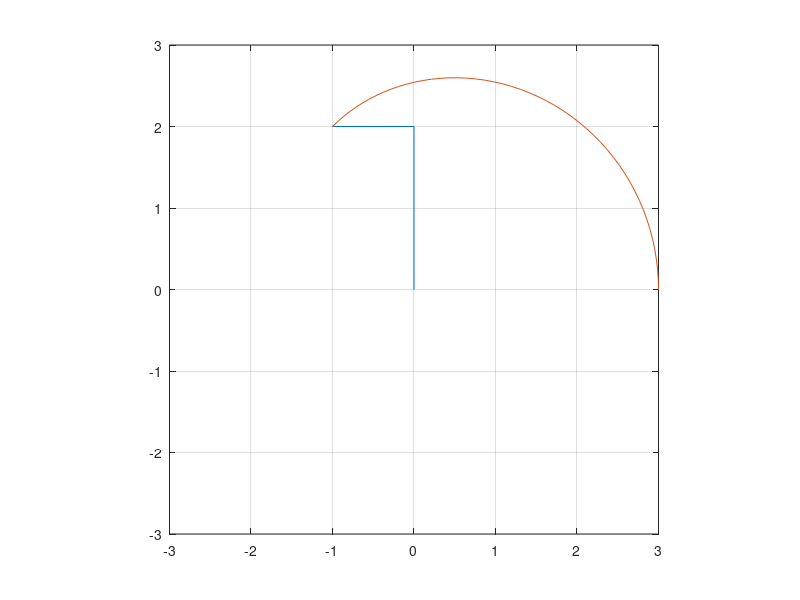

This figure's MATLAB source:
clear all;
clc;

t=0:0.1:5;

l1=2;
l2=1;

th1=linspace(0,pi/2, length(t));
th2=linspace(0,pi/2, length(t));


for i=1:length(t)
    
    x= [ 0    l1*cos(th1(i))  l1*cos(th1(i))+l2*cos(th1(i)+th2(i))];
    
    y= [ 0    l1*sin(th1(i))  l1*sin(th1(i))+l2*sin(th1(i)+th2(i))];
    
    bx(i)= x(3);
    by(i)= y(3);
    
    plot(x,y);
    axis([-3 3 -3 3])
    axis square
    grid on
    
    hold on
    plot(bx,by)
    hold off
    pause(0.1);
end